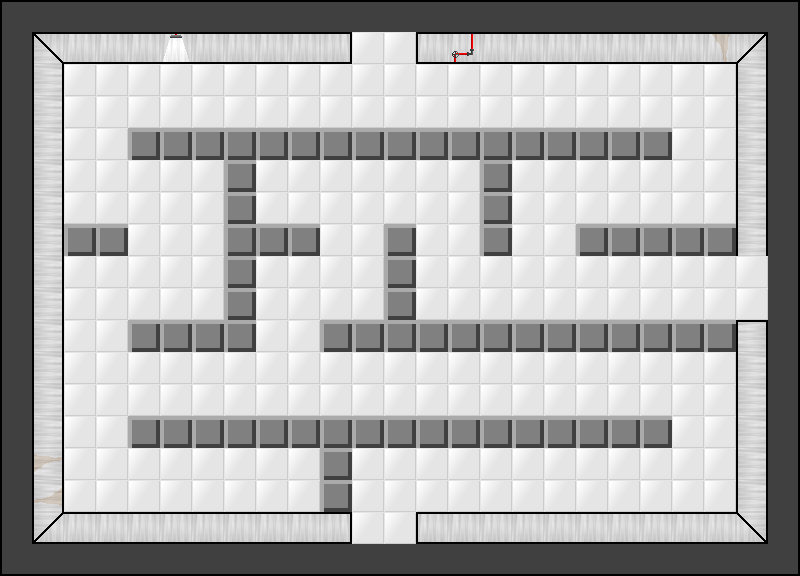

Below is a game level as drawn by its tile map, then a one-line description and the .tmx that defines it (tile-layer data replaced by summaries):
An orthogonal 25x18 tile map with 32x32 px tiles, 2 tile layers (Tile Layer 2, Tile Layer 1) and 17 objects (7x pit, 4x laser, 3x door, 2x blade, sign).

<map version="1.0" orientation="orthogonal" width="25" height="18" tilewidth="32" tileheight="32">
 <tileset firstgid="1" name="tile" tilewidth="32" tileheight="32">
  <image source="../graphics/room_tileset.png" width="192" height="256" />
 </tileset>
 <layer name="Tile Layer 2" width="25" height="18">
  <data>[450 cells, 450 non-empty, 1 distinct tile ids]</data>
 </layer>
 <layer name="Tile Layer 1" width="25" height="18">
  <data>[450 cells, 223 non-empty, 23 distinct tile ids]</data>
 </layer>
 <objectgroup name="Object Layer 1" width="25" height="18">
  <object name="DOOR" type="door" x="352" y="512" width="64" height="32" />
  <object name="DOOR" type="door" x="352" y="32" width="64" height="32" />
  <object name="DOOR" type="door" x="736" y="256" width="32" height="64" />
  <object type="laser" x="704" y="160" width="32" height="32" />
  <object type="laser" x="704" y="192" width="32" height="32" />
  <object type="blade" x="352" y="160" width="32" height="32" />
  <object type="laser" x="288" y="448" width="32" height="32" />
  <object type="laser" x="288" y="480" width="32" height="32" />
  <object type="pit" x="256" y="160" width="32" height="32" />
  <object type="pit" x="192" y="160" width="32" height="32" />
  <object type="blade" x="288" y="320" width="32" height="32" />
  <object type="pit" x="256" y="192" width="32" height="32" />
  <object type="pit" x="192" y="192" width="32" height="32" />
  <object type="pit" x="192" y="224" width="32" height="32" />
  <object type="pit" x="192" y="256" width="32" height="32" />
  <object type="pit" x="192" y="288" width="32" height="32" />
  <object name="Where possible, all Candidate clothing is cleaned and reused upon death." type="sign" x="64" y="256" width="32" height="32">
   <properties>
    <property name="text" value="Where possible, all Candidate clothing is cleaned and reused upon death." />
   </properties>
  </object>
 </objectgroup>
</map>
